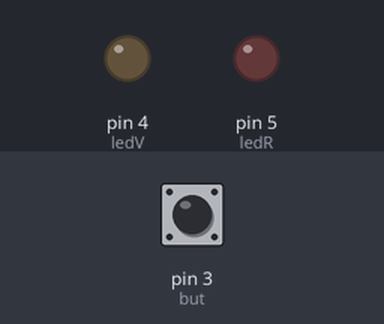
This sketch was run on a simulated Arduino Uno, built with avr-gcc and run on an emulated ATmega328P. On the bench: output pins drawn as LEDs (lit = HIGH). The test bench sets the inputs (shaded band); at power-on: pin 3 (but) LOW.

Above: at 1.2 s.
1.3 s: pin 3 (but) pulled HIGH for 0.15 s
At 2.6 s:
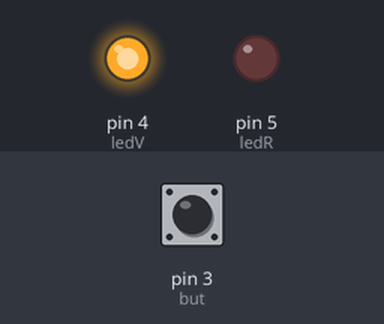
2.9 s: pin 3 (but) pulled HIGH for 1 s
At 5.1 s:
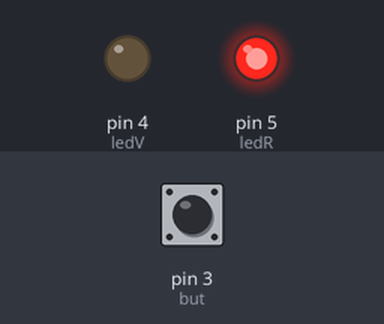
5.4 s: pin 3 (but) pulled HIGH for 3.2 s
At 10.0 s:
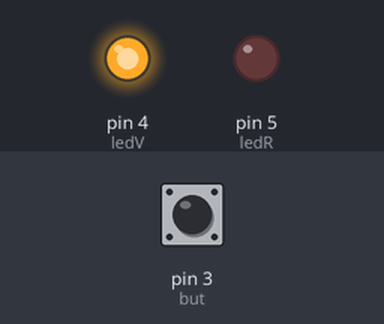
Timing chart, 0 to 11.5 s (numbered marks = the images above; inputs shaded):
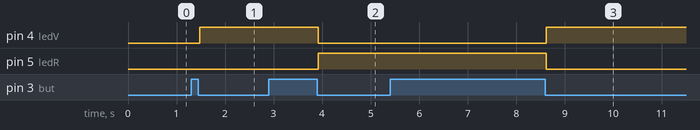

The sketch:

Esempio_ChangeState.ino
```cpp
#include <Bounce2.h>

const int ledR = 5;
const int ledV = 4;
const int but = 3;

int statoLed = 0; // 0 = rosso, 1 = verde

Bounce debouncer = Bounce(); // crea un oggetto Bounce

void setup() {
  pinMode(ledR, OUTPUT);
  pinMode(ledV, OUTPUT);
  pinMode(but, INPUT); // usi una resistenza pull-down esterna

  debouncer.attach(but);       // collega il pulsante al debouncer
  debouncer.interval(25);      // imposta l'intervallo di debounce (in ms)
}

void loop() {
  debouncer.update(); // aggiorna lo stato del pulsante

  if (debouncer.fell()) { // rileva il fronte di salita (pressione)
    statoLed = 1 - statoLed;

    if (statoLed == 0) {
      digitalWrite(ledR, HIGH);
      digitalWrite(ledV, LOW);
    } else {
      digitalWrite(ledR, LOW);
      digitalWrite(ledV, HIGH);
    }
  }
}
```

Measured:
- after the input at 1.3 s, pin 4 (ledV): LOW → HIGH after 0.17 s
- after the input at 2.9 s, pin 4 (ledV): HIGH → LOW after 1.0 s; pin 5 (ledR): LOW → HIGH after 1.0 s
- after the input at 5.4 s, pin 4 (ledV): LOW → HIGH after 3.2 s; pin 5 (ledR): HIGH → LOW after 3.2 s
